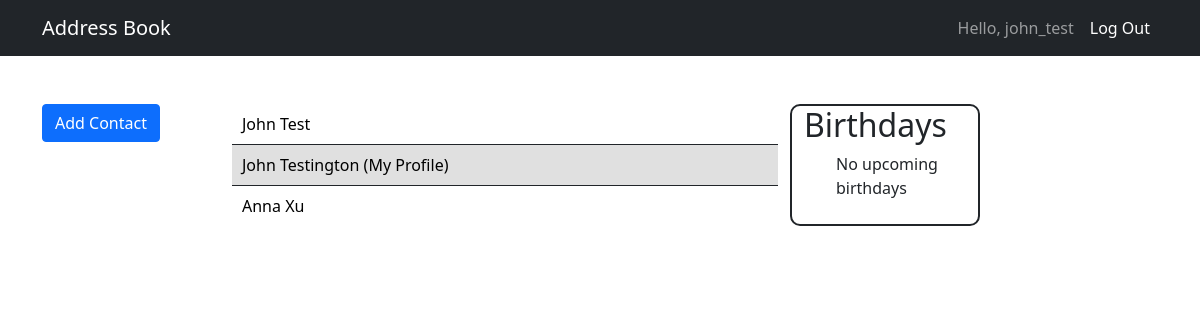
The page / (signed in) on the database as committed earlier.
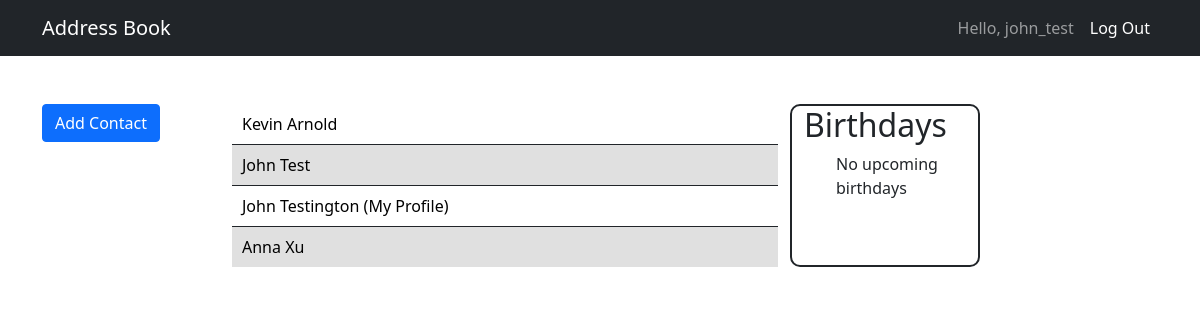
The same page on the database as committed later.
### directory/models.py (models this page shows, shortened)
class Contact(models.Model):
    first_name = models.CharField(max_length=20)
    last_name = models.CharField(max_length=20)
    email = models.EmailField(blank=True, null=True)
    birthday = models.DateField('Birthday', blank=True, null=True)
    notes = models.TextField('Notes', max_length=500, blank=True)
    username = models.ForeignKey(User, blank=True, null=True, on_delete=models.CASCADE)
    address_line1 = models.CharField(max_length = 50, null=True, blank=True)
    address_line2 = models.CharField(max_length = 50, null=True, blank=True)
    address_ZIP = models.CharField(max_length = 5, null=True, blank=True)
    address_state = models.CharField(max_length = 50, null=True, blank=True)
    self_contact = models.BooleanField(default=False)

### directory/views.py (the view)
# urls.py: path('', ContactList.as_view(), name='show-contacts'),
class ContactList(LoginRequiredMixin, View):
    login_url = reverse_lazy('login')
    def get(self, request, *args, **kwargs):
        today = date.today()
        birthdays = Contact.objects.filter(username=self.request.user).filter(Q(birthday__month=today.month, birthday__day__gte=today.day) | Q(birthday__month=today.month+1)).filter(self_contact=False).order_by('-birthday__month').order_by('-birthday__day')[:5]
        all_contacts = Contact.objects.filter(username=self.request.user).order_by('last_name')
        return render(request, 'directory/contact_list.html', {'all_contacts':all_contacts, 'birthdays':birthdays})

### directory/templates/directory/contact_list.html
{% extends "base.html" %}
{% load static   %}
{% block extra_head %}
    <link href="{% static 'css/contact_list.css' %}" rel="stylesheet" />
{% endblock %}
{% block content %}
<div class="row">
    <div class="col-2">
        <a class="btn btn-primary" href="{% url 'add-contact' %}" role="button">Add Contact</a>
    </div>
    <div class="col-6">
        {% for contact in all_contacts %}
            <div class="contactrow {% cycle '' 'altrow' %}">
                {% if contact.self_contact == False %}
                    <a href="{% url 'contact-detail' contact.id %}">{{ contact.first_name }} {{ contact.last_name }}</a>
                {% else %}
                    <a href="{% url 'contact-detail' contact.id %}">{{ contact.first_name }} {{ contact.last_name }} (My Profile)</a>
                {% endif %}
            </div>
        {% endfor %}
    </div>
    <div class="col-2" id="birthday-div">
        <h2>Birthdays</h2>
            <ul>
                {% for birthday_person in birthdays %}
                    <li><a href="{% url 'contact-detail' birthday_person.id %}">{{ birthday_person.birthday|date:"F d" }}: {{ birthday_person.first_name }} {{ birthday_person.last_name }}</a></li>
                {% empty %}
                    <p>No upcoming birthdays</p>
                {% endfor %}
            </ul>
        </div>
</div>
{% endblock content %}

### AB_site/templates/base.html (shortened to what this page needs)
{% load static %}
<!DOCTYPE html>
<html lang="en">
    <head>
        <link href="{% static 'css/styles.css' %}" rel="stylesheet" />
        {% block extra_head %}{% endblock %}
    </head>
    <body>
        <nav class="navbar navbar-expand-lg navbar-dark bg-dark">
            <div class="container">
                <a class="navbar-brand" href="/">Address Book</a>
                <div class="collapse navbar-collapse" id="navbarSupportedContent">
                    <ul class="navbar-nav ms-auto mb-2 mb-lg-0">
                        {% if user.is_authenticated %}
                            <li class="nav-item"><a class="nav-link" aria-current="page">Hello, {{ user.username }}</a></li>
                            <li class="nav-item"><a class="nav-link active" aria-current="page" href="{% url 'logout' %}?next=/">Log Out</a></li>
                        {% else %}
                            <li class="nav-item"><a class="nav-link active" aria-current="page" href="{% url 'login' %}?next=/">Log in</a></li>
                        {% endif %}
                    </ul>
                </div>
            </div>
        </nav>
        <div class="container">
            <div class="mt-5">
                {% block content %}{% endblock content %}
            </div>
        </div>
    </body>
</html>

### directory/static/css/contact_list.css (style rules this page uses)
.contactrow { padding: 8px 10px; border-top: 1px solid; }
.contactrow:first-child { border-top: none; }
.altrow { background-color: #e0e0e0; }
.contactrow a { color: black; text-decoration: none; }
#birthday-div { border: 2px solid; border-radius: 10px; }

Rows that differ between the two databases and show on the page:
added Contact: first_name "Kevin", last_name "Arnold"
